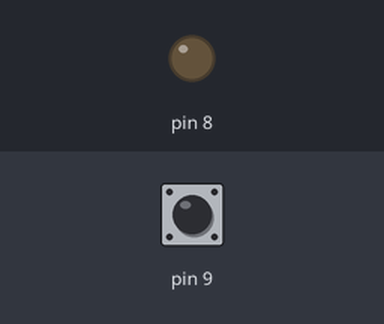
Bench run of a sketch on a simulated Arduino Uno, built with avr-gcc and run on an emulated ATmega328P. Parts: output pins drawn as LEDs (lit = HIGH). Inputs (shaded band) come from the test bench; at power-on: pin 9 HIGH.

Above: at 0.8 s.
0.9 s: pin 9 pulled LOW for 0.15 s
At 0.97 s:
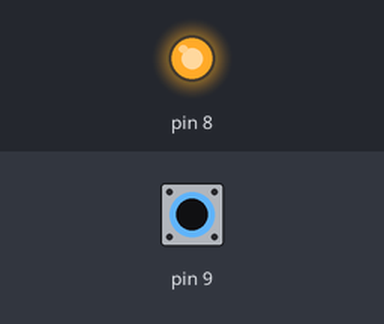
2.5 s: pin 9 pulled LOW for 3.2 s
At 6.4 s:
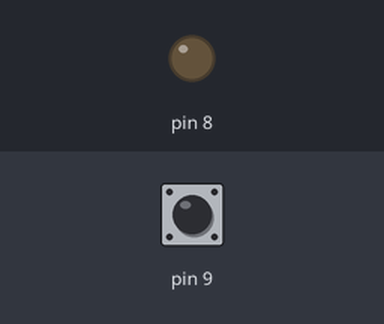
Timing chart, 0 to 7.9 s (numbered marks = the images above; inputs shaded):
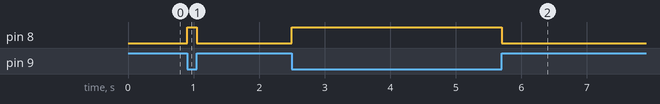

Measured:
- after the input at 0.9 s, pin 8: LOW → HIGH at once, → LOW 0.15 s later
- after the input at 2.5 s, pin 8: LOW → HIGH at once, → LOW 3.2 s later

The sketch:

avr_c_input_button.ino
```cpp
#include <avr/io.h>
int main(void) {
  DDRB = 0x01;
  PORTB = 0x02;
  while (1) {
    if (!(PINB & 0X02)) {
      PORTB |= 0x01;


    } else {
      PORTB &= 0xFE;

    }


  }


}
```
